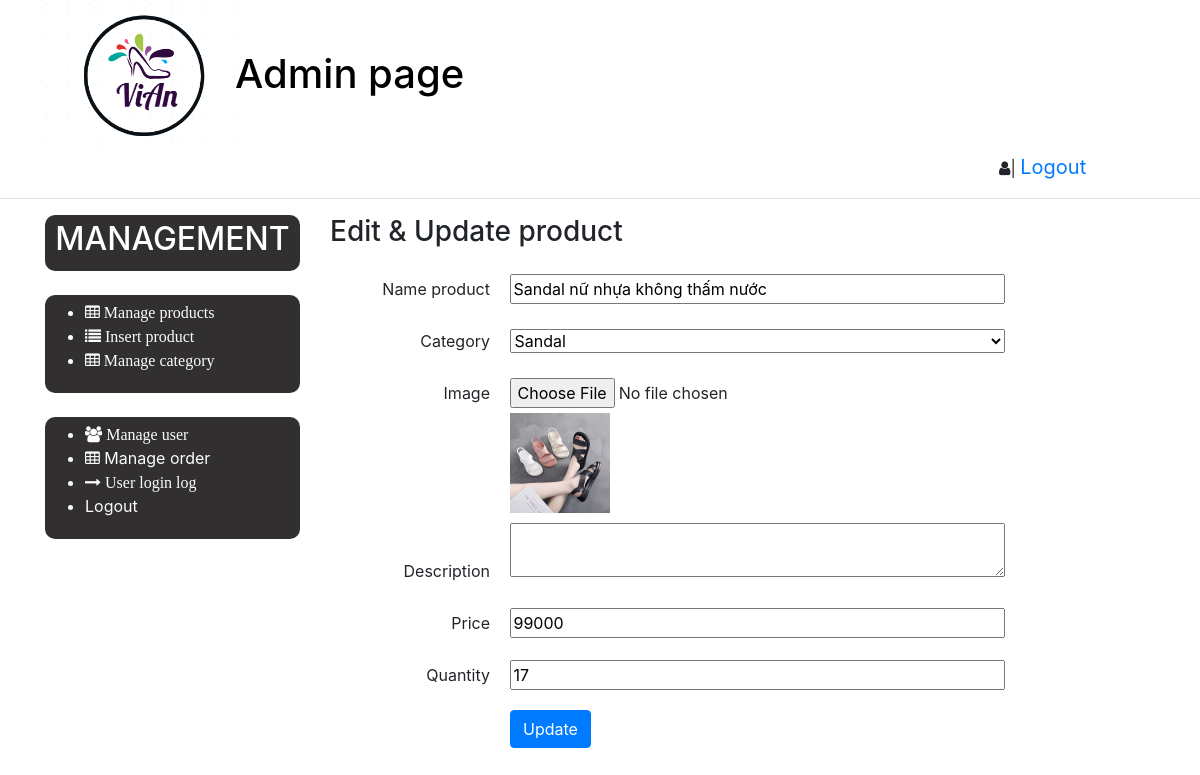
Screenshot of /admin/edit-products.php?quanly=edit&id=1 (signed in) with the database file from the repository.
### tables this page shows
create table products(
id INT NOT NULL AUTO_INCREMENT NOT NULL PRIMARY KEY,
name VARCHAR(255) NOT NULL,
category_id INT NOT NULL,
image VARCHAR(255) DEFAULT NULL,
decription TEXT DEFAULT NULL,
price FLOAT NOT NULL,
created DATE NULL DEFAULT CURRENT_TIMESTAMP,
quantity INT NOT NULL
);

### admin/edit-products.php (the view, shortened to what this page needs)
<?php
 include "include/dbconnection.php";
if(strlen($_SESSION['alogin'])==0)
	{
header('location:index.php');
}
else{
    $sql = "SELECT products.*,categories.categoryName FROM products JOIN categories ON categories.id=products.category_id  WHERE products.id = '$_GET[id]' ";
    $result = mysqli_query($con,$sql);
    $row = mysqli_fetch_array($result);
    $cate="SELECT * From categories";
    $caterun = mysqli_query($con,$cate);
?>
<!doctype html>
<html lang="en">
  <head>
    <link rel="stylesheet" href="https://maxcdn.bootstrapcdn.com/font-awesome/4.7.0/css/font-awesome.min.css">
    <link rel="stylesheet" href="https://stackpath.bootstrapcdn.com/bootstrap/4.3.1/css/bootstrap.min.css">
    <link rel="stylesheet" href="css/welcome.css">
  </head>
  <body>
     <?php include "include/header.php" ?>
     <div class="container">
        <div class="row">
            <?php include "include/sidebar.php"?>
            <div class="col-xs-9 col-sm-9 col-md-9 col-lg-9">
                <h3>Edit & Update product</h3>
                <form action="" method="POST" role="form" enctype="multipart/form-data">
                    <div class="control-group">
                        <label class="control-lable" for="proName">Name product</label>
                        <input type="text" class="control" name="proName" id="proName" value="<?php echo htmlentities($row['name']);?>" >
                    </div>
                    <div class="control-group">
                        <label class="control-lable" for="cate">Category</label>
                        <select class="control" name="cate">
                        <?php
                        while( $row1 = mysqli_fetch_array($caterun))
                            {?>
								<option  value="<?php echo htmlentities($row1['id']);?> "><?php echo htmlentities($row1['categoryName']);?></option>
						<?php  } ?>
                       </select>
                    </div>
                    <div class="control-group">
                        <label class="control-lable" for="image">Image</label>
                        <input type="file" class="" name='image' id="image" value="" >
                        <br>
                        <img src="../image-product/<?php echo htmlentities($row['category_id']);?>/<?php echo htmlentities($row['image']);?>" alt="" style="width:100px; height:100px;margin-left:180px; margin-bottom:10px">
                    </div>
                    <div class="control-group">
                        <label class="control-lable" for="desc">Description</label>
                        <textarea type="text" class="control" name="desc" id="desc" value="<?php echo htmlentities($row['decription']);?>"></textarea>
                    </div>
                    <div class="control-group">
                        <label class="control-lable" for="price">Price</label>
                        <input type="text" class="control" name ="price" id="price" value="<?php echo htmlentities($row['price']);?>">
                    </div>
                    <div class="control-group">
                        <label class="control-lable" for="quantity">Quantity</label>
                        <input type="text" class="control" name="quantity" id="quantity" value="<?php echo htmlentities($row['quantity']);?>">
                    </div>
                    <button type="submit" name='submit' class="btn btn-primary update">Update</button>
                </form>
            </div>
        </div>
     </div>
  </body>
</html>
<?php } ?>

### admin/css/welcome.css (style rules this page uses)
.control-lable { width: 160px; text-align: right; margin-right: 15px; margin-top: 20px; }
.control { width: 60%; }
.update { margin-left: 180px; margin-top: 15px; }

### rows the page displays
products: proName "Sandal nữ nhựa không thấm nước", image (picture), price "99000", quantity "17"

### other values shown
form field cate "Sandal"
